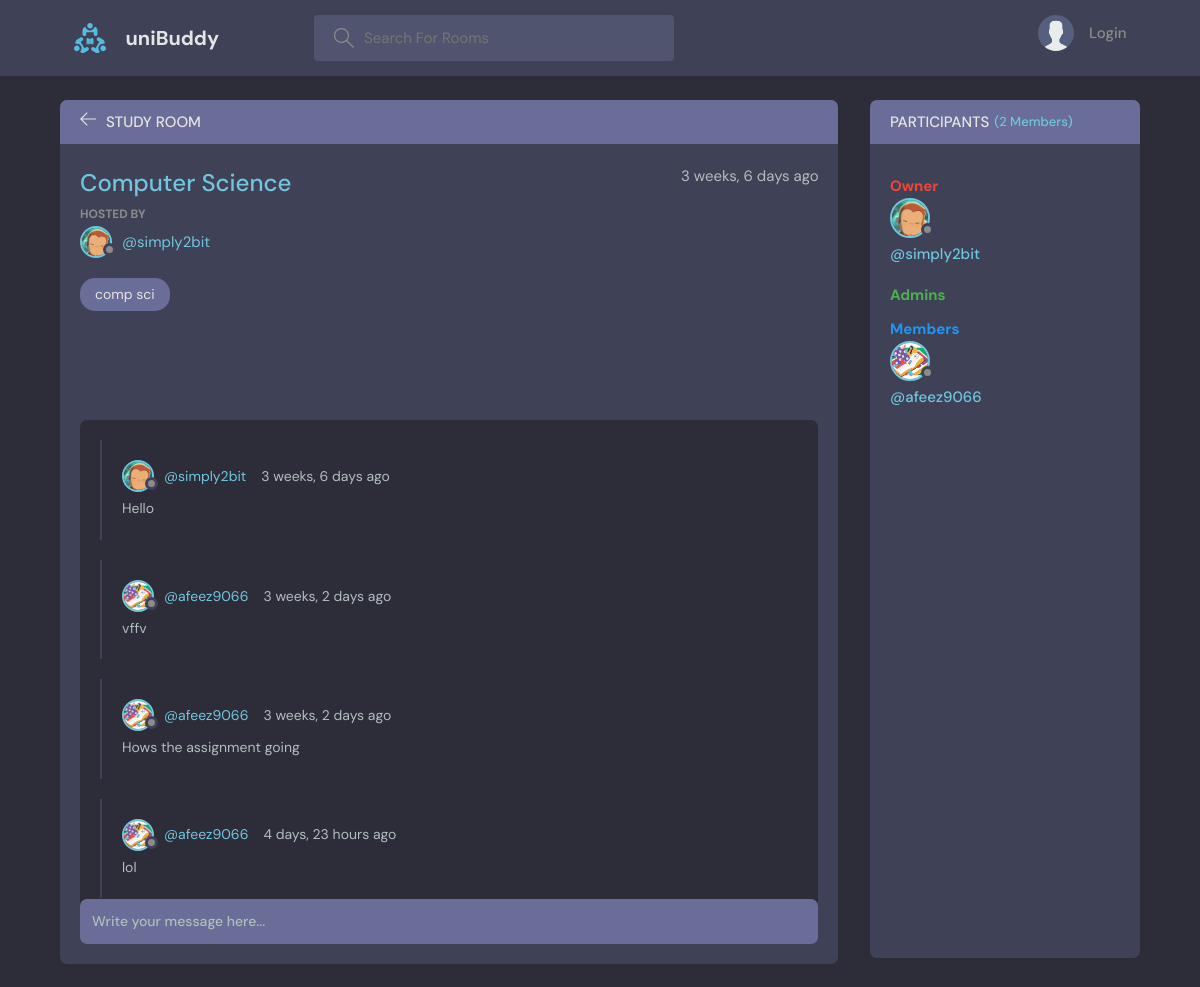
The page /room/3/ on the database as committed earlier.
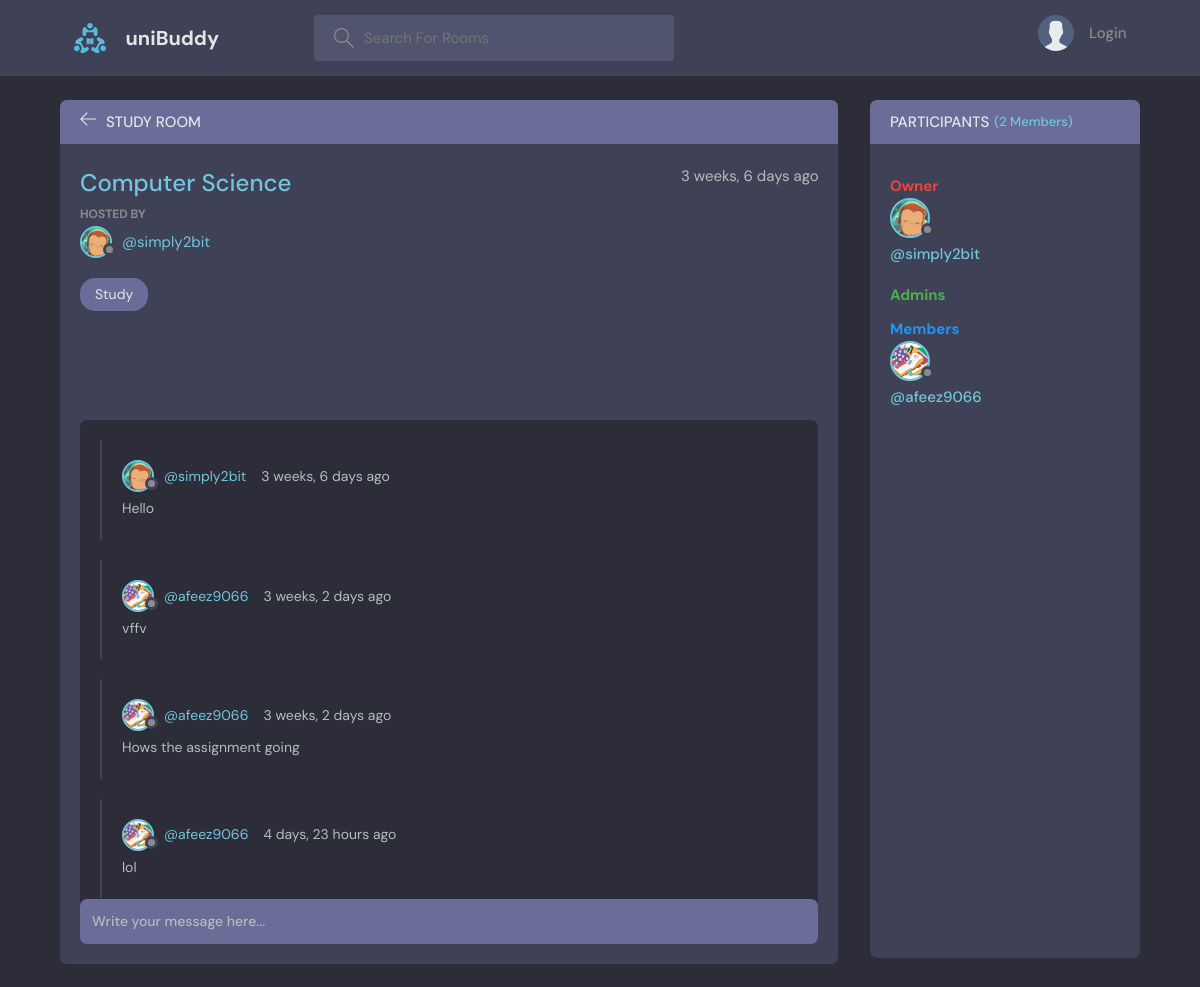
The same page on the database as committed later.
### base/models.py (models this page shows, shortened)
class Room(models.Model):
    host = models.ForeignKey(User, on_delete=models.SET_NULL, null=True)
    topic = models.ForeignKey(Topic, on_delete=models.SET_NULL, null=True)
    name = models.CharField(max_length=200)
    description = models.TextField(null=True, blank=True)
    participants = models.ManyToManyField(
        User, related_name='participants', blank=True)
    updated = models.DateTimeField(auto_now=True)
    created = models.DateTimeField(auto_now_add=True)
    upvotes = models.IntegerField(default=0)
    upvoted_by = models.ManyToManyField(User, related_name='upvoted_rooms')
    is_private = models.BooleanField(default=False)
    access_code = models.CharField(max_length=10, blank=True, null=True)
    admins = models.ManyToManyField(User, related_name="admin_rooms", blank=True)
    class Meta:
        ordering = ['-updated', '-created']

class Topic(models.Model):
    name = models.CharField(max_length=200)
    def __str__(self):
        return self.name

class User(AbstractUser):
    name = models.CharField(max_length=200, null=True)
    email = models.EmailField(unique=True, null=True)
    bio = models.TextField(null=True)
    avatar = models.ImageField(null=True, default="avatar.svg")
    followers = models.ManyToManyField('self', related_name='following', blank=True, symmetrical=False)
    follower_count = models.IntegerField(default=0)
    USERNAME_FIELD = 'email'
    REQUIRED_FIELDS = []

### base/views.py (the view, shortened to what this page needs)
# urls.py: path('room/<str:pk>/', views.room, name="room"),
def room(request, pk):
    room = Room.objects.get(id=pk)
    if room.is_private and request.user not in room.participants.all():
        return redirect('access_code', pk=room.id)
    room_messages = room.message_set.all().order_by('created')
    participants = room.participants.all()
    is_admin = request.user in room.admins.all()
    context = {'room': room, 'room_messages': room_messages,
               'participants': participants, 'is_admin': is_admin,}
    return render(request, 'base/room.html', context)

### base/templates/base/room.html (shortened to what this page needs)
{% extends 'main.html' %}
{% block content %}
<main class="profile-page layout layout--2">
  <div class="container">
    <div class="room">
      <div class="room__top">
        <div class="room__topLeft">
          <a href="{% url 'home' %}">
            <svg version="1.1" xmlns="http://www.w3.org/2000/svg" width="32" height="32" viewBox="0 0 32 32">
              <title>arrow-left</title>
              <path
                d="M13.723 2.286l-13.723 13.714 13.719 13.714 1.616-1.611-10.96-10.96h27.625v-2.286h-27.625l10.965-10.965-1.616-1.607z">
              </path>
            </svg>
          </a>
          <h3>Study Room</h3>
        </div>
      </div>
      <div class="room__box scroll">
        <div class="room__header scroll">
          <div class="room__info">
            <h3>{{room.name}}</h3>
            <span>{{room.created|timesince}} ago</span>
          </div>
          <div class="room__hosted">
            <p>Hosted By</p>
            <a href="{% url 'user-profile' room.host.id %}" class="room__author">
              <div class="avatar avatar--small">
                <img src="{{room.host.avatar.url}}" />
              </div>
              <span>@{{room.host.username}}</span>
            </a>
          </div>
          <span class="room__topics">{{room.topic}}</span>
        </div>
        <div class="room__conversation">
          <div class="threads scroll">
            {% for message in room_messages %}
            <div class="thread">
              <div class="thread__top">
                <div class="thread__author">
                  <a href="{% url 'user-profile' message.user.id %}" class="thread__authorInfo">
                    <div class="avatar avatar--small">
                      <img src="{{message.user.avatar.url}}" />
                    </div>
                    <span>@{{message.user.username}}</span>
                  </a>
                  <span class="thread__date">{{message.created|timesince}} ago</span>
                </div>
              </div>
              <div class="thread__details">
                {{message.body}}
              </div>
            </div>
            {% endfor %}
          </div>
        </div>
      </div>
      <div class="room__message">
        <form action="" method="POST">
          <input name="body" placeholder="Write your message here..." />
        </form>
      </div>
    </div>
    <div class="participants">
      <h3 class="participants__top">Participants <span>({{participants.count}} Members)</span></h3>
      <div class="participants__list scroll" data-room-id="{{ room.id }}">
        <h4 class="role-title owner-title">Owner</h4>
        <div class="owner">
        </div>
        <h4 class="role-title admin-title">Admins</h4>
        <h4 class="role-title member-title">Members</h4>
        <div class="members">
        </div>
        {% for user in participants %}
          {% if user == room.host %}
            <div class="participant owner">
          {% elif user in room.admins.all %}
            <div class="participant admin">
          {% else %}
            <div class="participant member">
          {% endif %}
              <a href="{%  url 'user-profile' user.id %}">
                <div class="avatar avatar--medium">
                  <img src="{{user.avatar.url}}" />
                </div>
                <p>
                  <span>@{{user.username}}</span>
                </p>
              </a>
        {% endfor %}
      </div>
    </div>
  </div>
</main>
{% endblock content %}

Rows that differ between the two databases and show on the page:
changed Room "Computer Science": topic "comp sci" → "Study"
